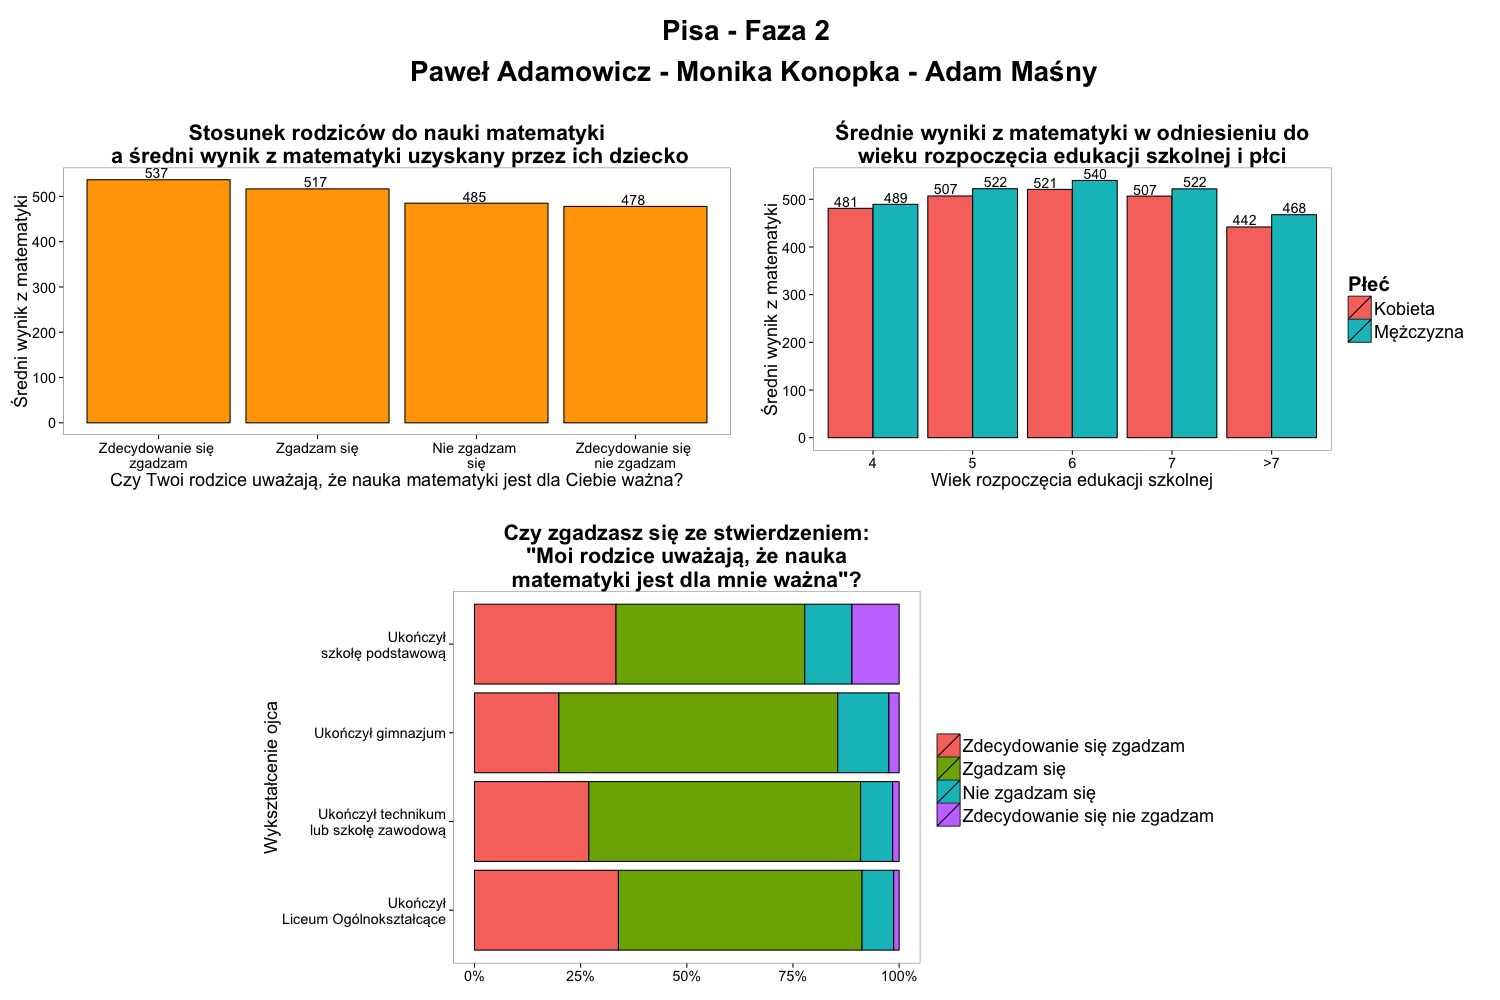

This chart was generated by the following R code:
library(ggplot2)
library(Hmisc)
library(dplyr)
library(scales)
library(gridExtra)

setwd("/Users/pawel_adamowicz/Documents/studia/TechnikiWizualizacjiDanych/MINI_MIMUW_2014/PISA/Faza 2/Adamowicz_Konopka_Masny")
load("PISAeurope.rda")
pol <- pisa %>% filter(CNT == 'Poland')
pol <- pol[!(is.na(pol$ST35Q04)) & !(is.na(pol$ST17Q01)),]

def_theme <- theme(panel.grid.major=element_blank(),
                   panel.grid.minor=element_blank(),
                   plot.title=element_text(size=rel(1.8), face="bold"),
                   axis.title.y=element_text(size=rel(1.5)),
                   axis.title.x=element_text(size=rel(1.5)),
                   axis.text.x=element_text(size=rel(1.5)),
                   axis.text.y=element_text(size=rel(1.5)),
                   legend.text = element_text(size=rel(1.5)),
                   legend.title = element_text(size=rel(1.7)))

father <- ggplot(pol, aes(x=ST17Q01, fill=ST35Q04)) + 
          geom_bar(position="fill", colour="black") +
          scale_y_continuous(labels=percent) +
          coord_flip() + 
          scale_fill_discrete(name = element_blank(),
                            labels=c("Zdecydowanie się zgadzam", 
                                     "Zgadzam się",
                                     "Nie zgadzam się", 
                                     "Zdecydowanie się nie zgadzam")) +
          scale_x_discrete(labels=c("Ukończył\nLiceum Ogólnokształcące", "Ukończył technikum\nlub szkołę zawodową", "Ukończył gimnazjum", "Ukończył\nszkołę podstawową", "Nie ukończył\nszkoły podstawowej")) +
          ggtitle("Czy zgadzasz się ze stwierdzeniem:\n \"Moi rodzice uważają, że nauka \nmatematyki jest dla mnie ważna\"?")

father <- father + 
            theme_bw() + 
            def_theme + 
            theme(axis.title.x=element_blank()) +
            xlab("Wykształcenie ojca")

wyniki <- pol %>%
            group_by(ST35Q04) %>%
            summarise(math=wtd.mean(PV1MATH, W_FSTUWT, na.rm=TRUE))

wyniki <- ggplot(wyniki, aes(x=ST35Q04, y=math)) + 
  geom_bar(stat="identity", fill="orange", colour="black") +
  geom_text(aes(label=sprintf("%.0f ", math), vjust=-0.2)) +
  ggtitle("Stosunek rodziców do nauki matematyki\n a średni wynik z matematyki uzyskany przez ich dziecko") +
  scale_x_discrete(labels=c("Zdecydowanie się \nzgadzam", 
                           "Zgadzam się",
                           "Nie zgadzam \nsię", 
                           "Zdecydowanie się \nnie zgadzam")) +
  scale_y_continuous(breaks=seq(0, 550, 100))


wyniki <- wyniki + 
  theme_bw() + 
  def_theme +
  xlab("Czy Twoi rodzice uważają, że nauka matematyki jest dla Ciebie ważna?") +
  ylab("Średni wynik z matematyki")

pisa$wiek <- ifelse(pisa$ST06 > 7, c(">7"), pisa$ST06)

pisa$age <- ordered(pisa$age, levels = c("4", "5", "6", "7", ">7"))

avgs3 <- 
  pisa %>%
  group_by(wiek,pisa$ST04) %>%
  summarise(math = wtd.mean(PV1MATH, W_FSTUWT, na.rm=TRUE))

avgs3 <- na.omit(avgs3)
colnames(avgs3) <- c("age","sex","math")

age <- ggplot(avgs3, aes(x=age, y=math, fill=sex)) + 
  geom_bar(stat="identity", position=position_dodge(), colour="black") + 
  geom_text(aes(label=sprintf("%.0f ", math), vjust=-0.2), position=position_dodge(width=1)) +
  xlab("Wiek rozpoczęcia edukacji szkolnej") + 
  ylab("Średni wynik z matematyki") +
  scale_fill_discrete(name="Płeć",
                      breaks=c("Female", "Male"),
                      labels=c("Kobieta", "Mężczyzna")) +
  scale_x_discrete(limits=c("4","5","6", "7", ">7")) +
  scale_y_continuous(breaks=seq(0, 550, 100)) +
  ggtitle("Średnie wyniki z matematyki w odniesieniu do\nwieku rozpoczęcia edukacji szkolnej i płci") +
  theme_bw() +
  def_theme

grid.newpage() # Open a new page on grid device
pushViewport(viewport(layout = grid.layout(10, 6)))
print(father, vp = viewport(layout.pos.row = 6:10, layout.pos.col = 2:5))
print(wyniki, vp = viewport(layout.pos.row = 2:5, layout.pos.col = 1:3)) 
print(age, vp = viewport(layout.pos.row = 2:5, layout.pos.col = 4:6))
popViewport()
grid.text("Pisa - Faza 2 \n Paweł Adamowicz - Monika Konopka - Adam Maśny", x=0.5, y=0.95, gp=gpar(fontsize=28,  fontface="bold"))
